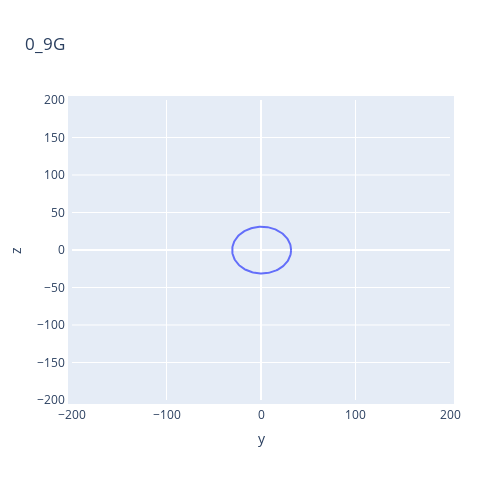

Here is the notebook cell this chart was saved with:
### Code cell
plot_circle(yc, zc, Rc)

### Figure 1 — Plotly figure (JSON) as saved in the notebook; plotly's stock layout.template omitted (floating-point values rounded to 4 significant figures; data arrays with more than 128 entries replaced by an {"elided": "..."} marker saying what was removed)
{"data": [{"mode": "lines", "x": {"elided": "180 float values"}, "y": {"elided": "180 float values"}, "type": "scatter"}], "layout": {"title": {"text": "0_9G"}, "xaxis": {"title": {"text": "y"}, "showgrid": true, "zeroline": true, "showline": true, "showticklabels": true, "scaleratio": 1, "scaleanchor": "x", "range": [-200, 200]}, "yaxis": {"title": {"text": "z"}, "showgrid": true, "zeroline": true, "showline": true, "showticklabels": true, "scaleratio": 1, "scaleanchor": "y", "range": [-200, 200]}, "margin": {"l": 50, "r": 50, "b": 100, "t": 100, "pad": 4}, "width": 500, "height": 500}}
